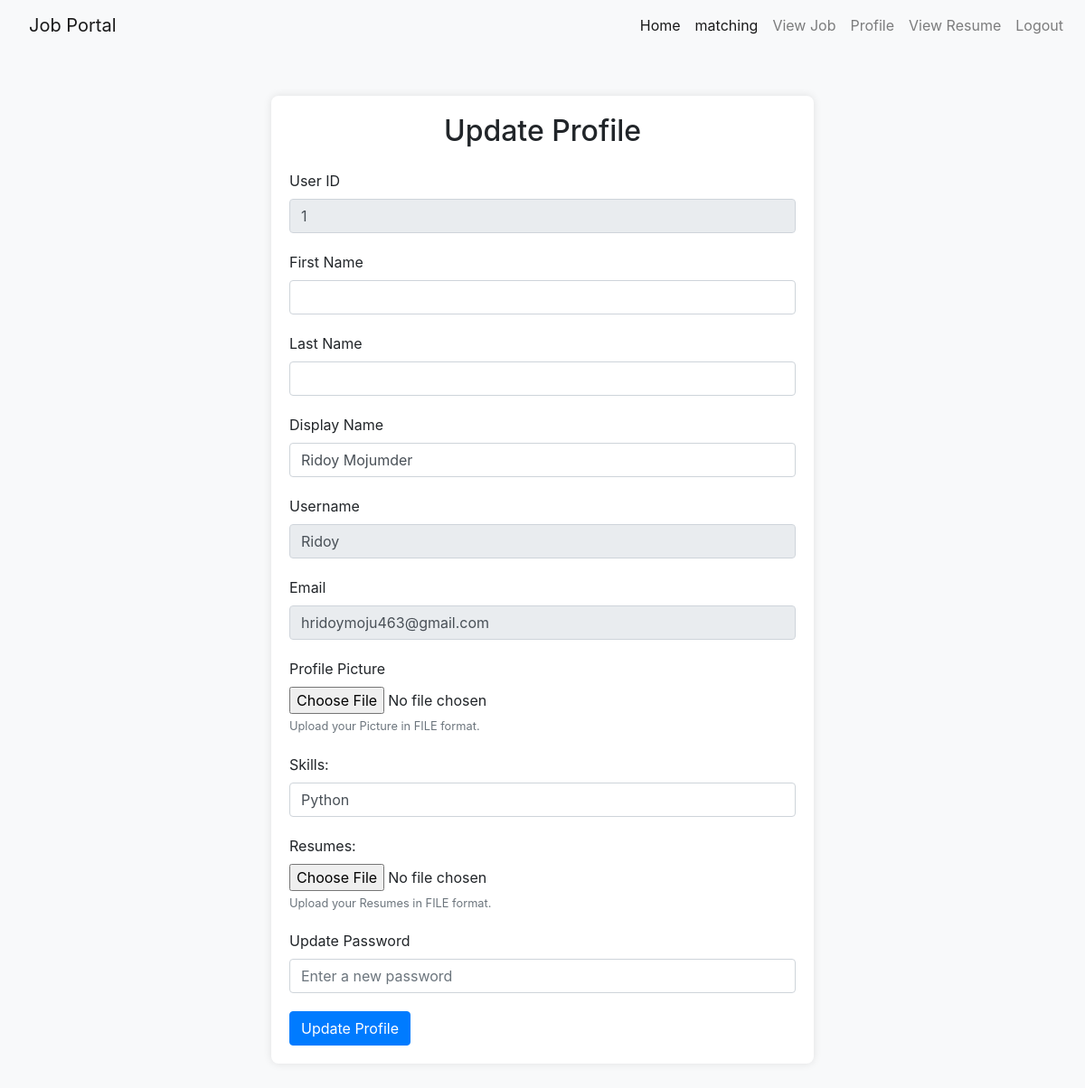
The app's page /EditprofilePage/ (signed in) with its own data.
### myApp/models.py (models this page shows, shortened)
class Custom_User(AbstractUser):
    USER=[
        ('recruiter', 'Recruiter'),
        ('jobseeker', 'JobSeeker')
    ]
    display_name=models.CharField(max_length=100)
    email=models.EmailField(unique=True)
    password=models.CharField(max_length=100)
    confirm_password=models.CharField(max_length=100)
    user_type=models.CharField(choices=USER, max_length=120)
    Profile_picture=models.ImageField(upload_to="media/Profile_pic",null=True)

class Jobseeker_Profile(models.Model):
    user=models.OneToOneField(Custom_User, on_delete=models.CASCADE,null=True, related_name='jobseekerprofile')
    resumes=models.FileField(upload_to="media/resumes",null=True)
    skils=models.CharField(max_length=100,null=True)

### RIDOY_001037_JobPortal/views.py (the view, shortened to what this page needs)
# urls.py: path('EditprofilePage/',EditprofilePage,name="EditprofilePage"),
@login_required
def EditprofilePage(request):
    user=request.user
    return render(request,"Editprofile.html",)

### template/Editprofile.html (shortened to what this page needs)
{% extends "deshborad.html" %}
{% block content %}
<!DOCTYPE html>
<html lang="en">
<head>
    <link href="https://maxcdn.bootstrapcdn.com/bootstrap/4.5.2/css/bootstrap.min.css" rel="stylesheet">
</head>
<body>
<div class="container profile-container">
    <h2 class="text-center mb-4">Update Profile</h2>
    <form action="{% url 'EditprofilePage' %}" method="POST" enctype="multipart/form-data">
        <div class="form-group">
            <label for="userid">User ID</label>
            <input type="text" class="form-control" id="userid" name="userid" value="{{user.id}}" readonly>
        </div>
        <div class="form-group">
            <label for="firstName">First Name</label>
            <input type="text" class="form-control" id="firstName" name="firstName" value="{{user.first_name}}">
        </div>
        <div class="form-group">
            <label for="lastName">Last Name</label>
            <input type="text" class="form-control" id="lastName" name="lastName" value="{{user.last_name}}">
        </div>
        <div class="form-group">
            <label for="displayName">Display Name</label>
            <input type="text" class="form-control" id="displayName" name="displayName" value="{{user.display_name}}" >
        </div>
        <div class="form-group">
            <label for="username">Username</label>
            <input type="text" class="form-control" id="username" name="username" value="{{user.username}}" readonly>
        </div>
        <div class="form-group">
            <label for="email">Email</label>
            <input type="email" class="form-control" id="email" name="email" value="{{user.email}}" readonly>
        </div>
        <div class="form-group">
            <label for="profilePicture">Profile Picture</label>
            <input type="file" class="form-control-file" id="profilePicture" name="profilePicture" value="{{user.Profile_Pic}}">
            <small class="form-text text-muted">Upload your Picture in FILE format.</small>
        </div>
        {% if user.user_type == 'jobseeker' %}
        <div class="form-group">
            <label for="skills">Skills:</label>
            <input type="text" class="form-control" id="skills" name="skills" value="{{user.jobseekerprofile.skils}}" >
        </div>
        <div class="form-group">
            <label for="resumes">Resumes: </label>
            <input type="file" class="form-control-file" id="resumes" name="resumes" value="{{user.jobseekerprofile.resumes}}">
            <small class="form-text text-muted">Upload your Resumes in FILE format.</small>
        </div>
        {% endif%}
        <div class="form-group">
            <label for="password">Update Password</label>
            <input type="password" class="form-control" id="password" name="password" placeholder="Enter a new password">
        </div>
        <button type="submit" class="btn btn-primary">Update Profile</button>
    </form>
</div>
</body>
</html>
{% endblock %}

### template/deshborad.html (style rules this page uses)
body { font-family: Arial, sans-serif; margin: 0; padding: 0; background-color: #f3f4f6; color: #1f2937; }
.btn-primary { background-color: #2563eb; color: #fff; border: none; border-radius: 4px; padding: 10px 20px; text-decoration: none; transition: background-color 0.3s; }
form { max-width: 600px; margin: 0 auto; }
.form-group { text-align: left; }

### template/Editprofile.html (style rules this page uses)
body { background-color: #f8f9fa; }
.profile-container { max-width: 600px; margin: 50px auto; background-color: #ffffff; padding: 20px; border-radius: 8px; box-shadow: 0 0 10px rgba(0, 0, 0, 0.1); }
.form-group { margin-bottom: 20px; }

### records on screen
Custom_User: userid "1", displayName "Ridoy Mojumder", username "Ridoy", email "hridoymoju463@gmail.com", skills "Python"
